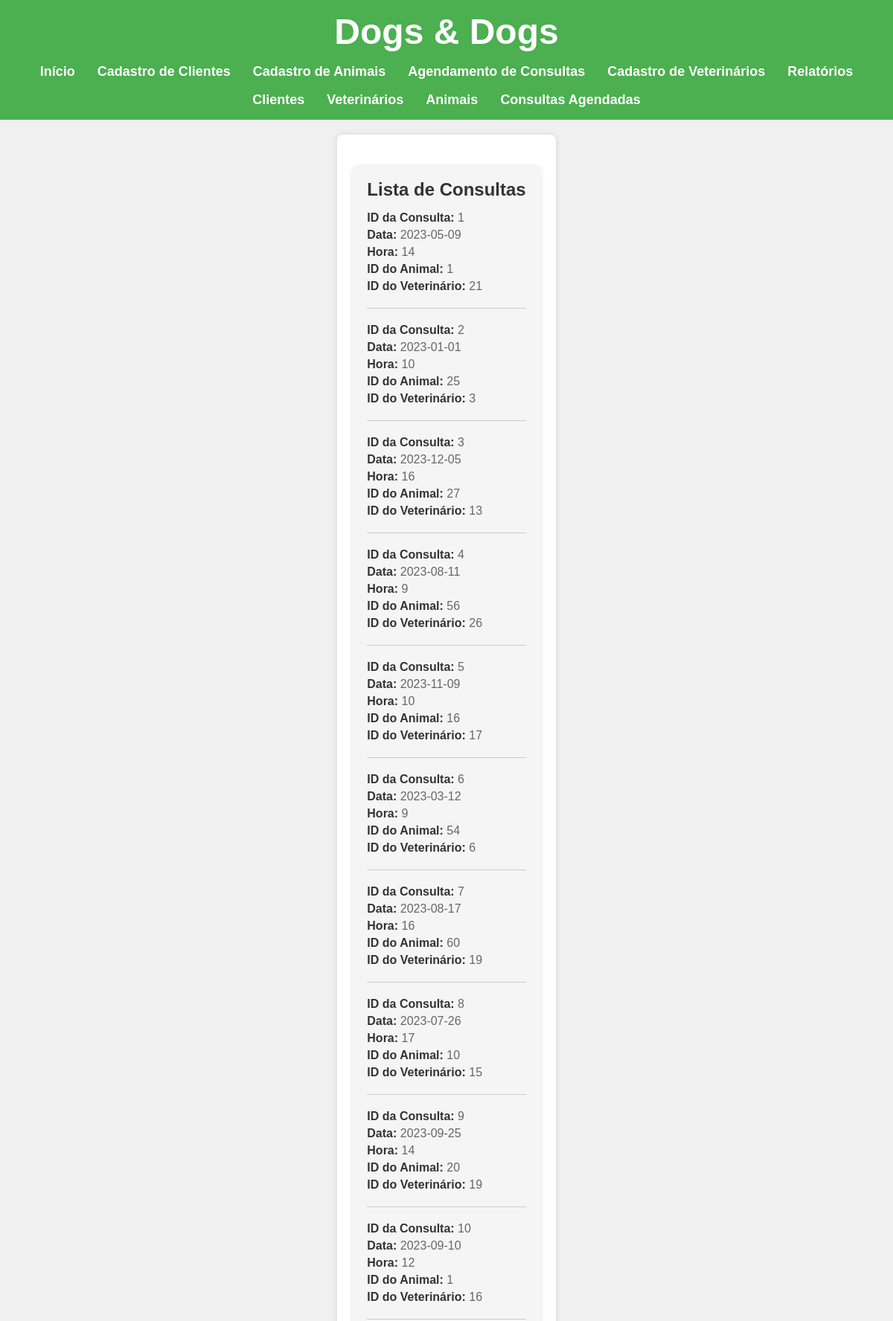
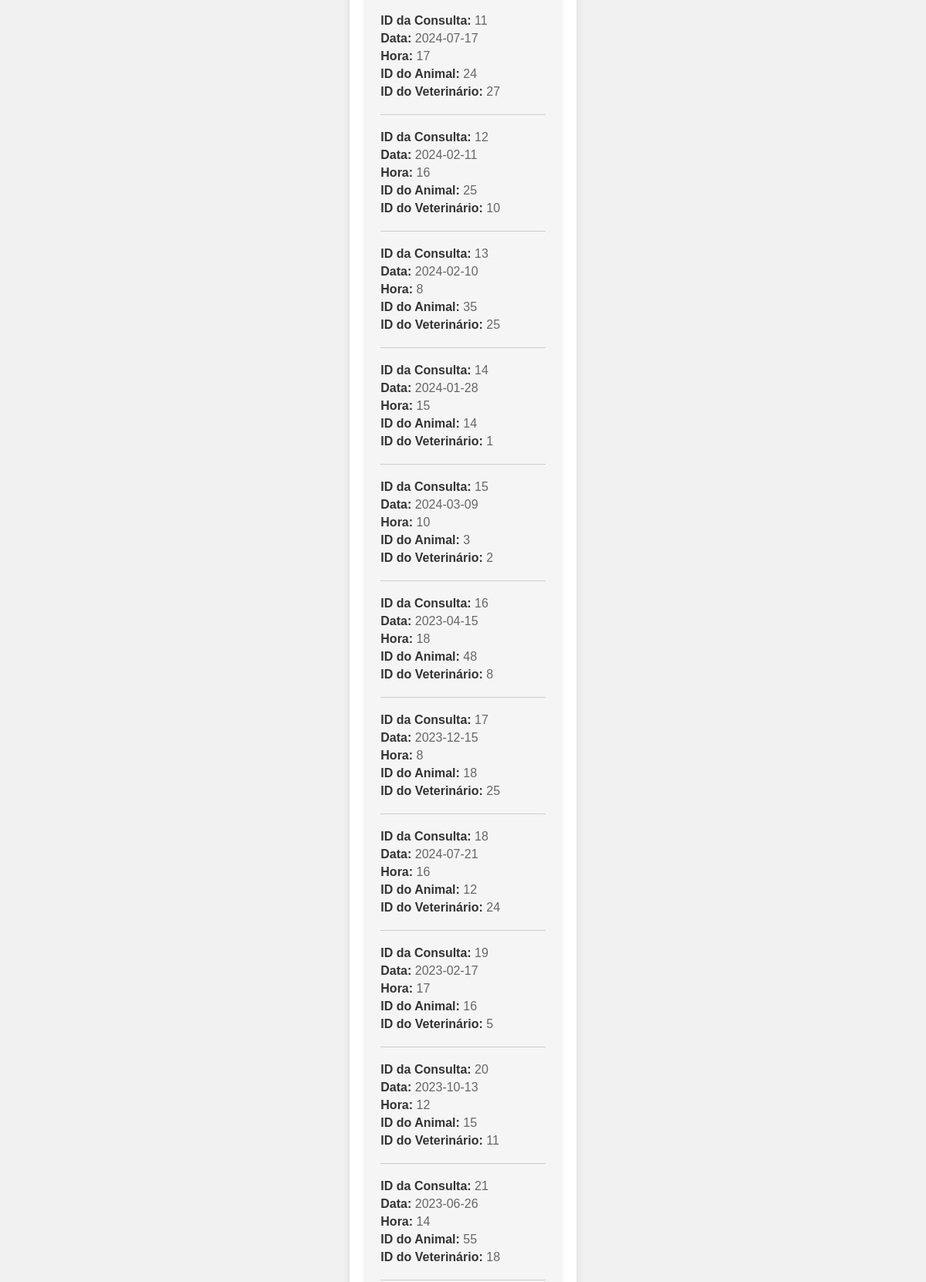
The page /consultas (upper part) on the database its author committed (2 pictures, top to bottom).
### models.py (models this page shows, shortened)
class Consulta(Base):
    __tablename__ = 'consultas'
    id_consulta = Column(Integer, primary_key=True)
    data = Column(String, nullable=False)
    hora = Column(Integer, nullable=False)
    idAnimal = Column(Integer, ForeignKey("animais.id_animal"), nullable=False)
    idVeterinario = Column(Integer, ForeignKey('veterinarios.id_veterinario'), nullable=False)
    veterinarios = relationship('Veterinario')
    animais = relationship('Animal')
    def __repr__(self):
        return f'<Consulta: {self.data} {self.hora}>'

### app.py (the view)
@app.route('/consultas', methods=['GET'])
def consultas():
    sql_consultas = select(Consulta)
    lista_consultas = db_session.execute(sql_consultas).scalars().all()
    print(lista_consultas)
    return render_template("consultas.html", lista_de_consultas=lista_consultas)

### templates/consultas.html
{% extends 'base.html' %}
{% block conteudo %}
    <div class="card">
        <h2>Lista de Consultas</h2>
        {% for item in lista_de_consultas %}
            <div class="consulta-info">
                <p><span>ID da Consulta:</span> {{item.id_consulta}}</p>
                <p><span>Data:</span> {{item.data}}</p>
                <p><span>Hora:</span> {{item.hora}}</p>
                <p><span>ID do Animal:</span> {{item.idAnimal}}</p>
                <p><span>ID do Veterinário:</span> {{item.idVeterinario}}</p>
            </div>
        {% endfor %}
    </div>
{% endblock conteudo %}

### static/design.css (style rules this page uses)
* { margin: 0; padding: 0; box-sizing: border-box; font-family: Arial, sans-serif; }
body { background-color: #f0f0f0; color: #333; display: flex; flex-direction: column; min-height: 100vh; }
.card { background-color: #f5f5f5; padding: 20px; border-radius: 8px; box-shadow: 0px 4px 6px rgba(0, 0, 0, 0.1); margin: 20px auto; max-width: 600px; text-align: left; }
.card h2 { color: #333; font-size: 24px; margin-bottom: 15px; }
.card p { font-size: 16px; margin: 5px 0; color: #666; }
.card span { font-weight: bold; color: #333; }
.card .consulta-info { margin-bottom: 20px; border-bottom: 1px solid #ccc; padding-bottom: 15px; }

### rows shown on the page
Consulta: id_consulta "1", data "2023-05-09", hora "14", idAnimal "1", idVeterinario "21"
Consulta: id_consulta "2", data "2023-01-01", hora "10", idAnimal "25", idVeterinario "3"
Consulta: id_consulta "3", data "2023-12-05", hora "16", idAnimal "27", idVeterinario "13"
Consulta: id_consulta "4", data "2023-08-11", hora "9", idAnimal "56", idVeterinario "26"
Consulta: id_consulta "5", data "2023-11-09", hora "10", idAnimal "16", idVeterinario "17"
Consulta: id_consulta "6", data "2023-03-12", hora "9", idAnimal "54", idVeterinario "6"
Consulta: id_consulta "7", data "2023-08-17", hora "16", idAnimal "60", idVeterinario "19"
Consulta: id_consulta "8", data "2023-07-26", hora "17", idAnimal "10", idVeterinario "15"
Consulta: id_consulta "9", data "2023-09-25", hora "14", idAnimal "20", idVeterinario "19"
Consulta: id_consulta "10", data "2023-09-10", hora "12", idAnimal "1", idVeterinario "16"
Consulta: id_consulta "11", data "2024-07-17", hora "17", idAnimal "24", idVeterinario "27"
Consulta: id_consulta "12", data "2024-02-11", hora "16", idAnimal "25", idVeterinario "10"
Consulta: id_consulta "13", data "2024-02-10", hora "8", idAnimal "35", idVeterinario "25"
Consulta: id_consulta "14", data "2024-01-28", hora "15", idAnimal "14", idVeterinario "1"
Consulta: id_consulta "15", data "2024-03-09", hora "10", idAnimal "3", idVeterinario "2"
Consulta: id_consulta "16", data "2023-04-15", hora "18", idAnimal "48", idVeterinario "8"
Consulta: id_consulta "17", data "2023-12-15", hora "8", idAnimal "18", idVeterinario "25"
Consulta: id_consulta "18", data "2024-07-21", hora "16", idAnimal "12", idVeterinario "24"
Consulta: id_consulta "19", data "2023-02-17", hora "17", idAnimal "16", idVeterinario "5"
Consulta: id_consulta "20", data "2023-10-13", hora "12", idAnimal "15", idVeterinario "11"
Consulta: id_consulta "21", data "2023-06-26", hora "14", idAnimal "55", idVeterinario "18"
